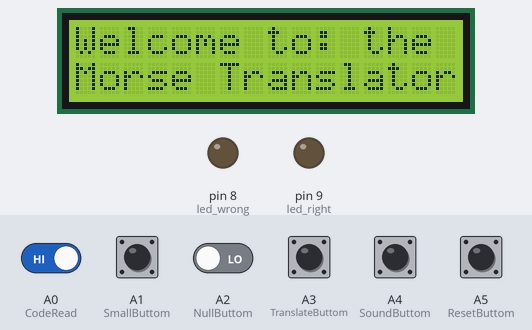
Bench run of a program on a simulated Arduino Uno, built with avr-gcc and run on an emulated ATmega328P. Shown: 16×2 character LCD, output pins drawn as LEDs (lit = HIGH). Inputs (shaded band) come from the test bench; at power-on: A0 (CodeRead) HIGH, A1 (SmallButtom), A2 (NullButtom), A3 (TranslateButtom), A4 (SoundButtom), A5 (ResetButtom) LOW. What the program prints to the serial monitor is not drawn.

Above: at 1.2 s.
1.3 s: A0 (CodeRead) driven LOW
At 2.5 s:
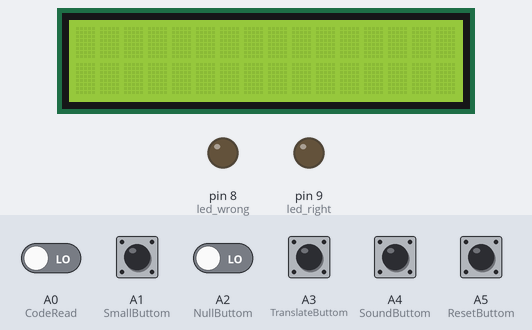
2.8 s: A1 (SmallButtom) pulled HIGH for 0.15 s
4.4 s: A0 (CodeRead) driven HIGH
At 7.2 s:
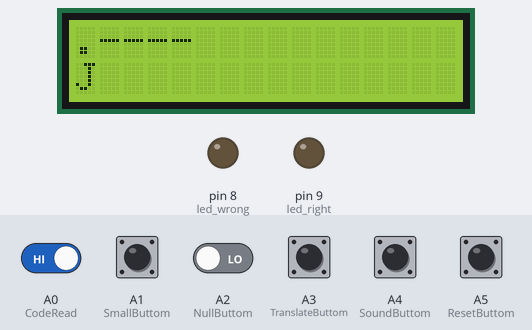
7.4 s: A5 (ResetButtom) pulled HIGH for 0.15 s
At 10.3 s:
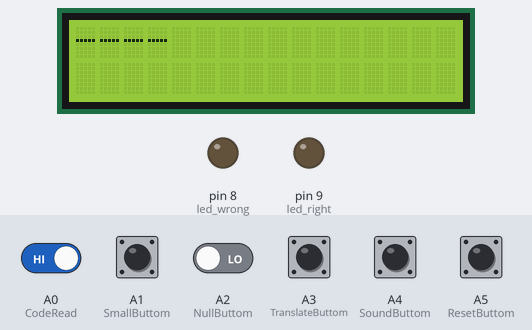
10.4 s: A0 (CodeRead) driven LOW and A2 (NullButtom) driven HIGH
At 12.1 s:
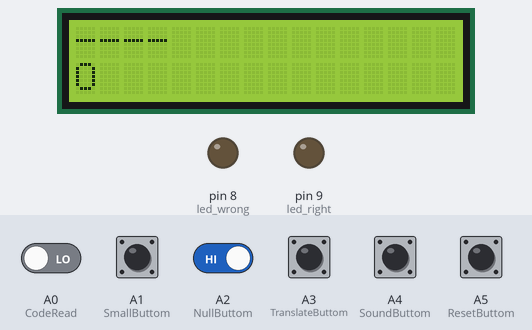
12.4 s: A5 (ResetButtom) pulled HIGH for 1 s
At 17.1 s:
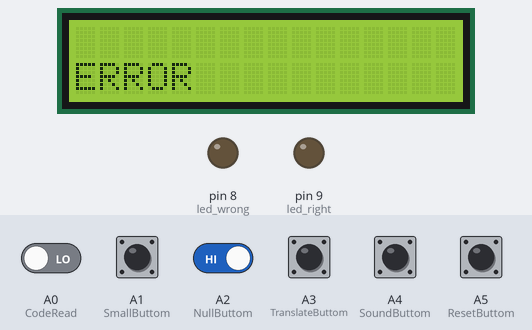
Timing chart, 0 to 17.4 s (numbered marks = the images above; inputs shaded):
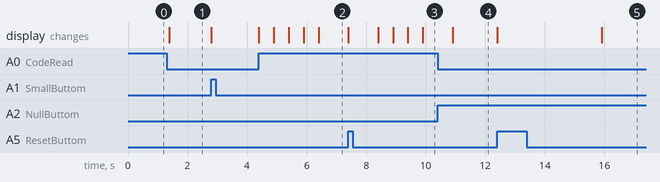

Measured:
- after the input at 1.3 s, the display: changes after 0.08 s (image 1)
- after the input at 4.4 s, the display: first changes at once (image 2 shows a later state)
- after the input at 7.4 s, the display: first changes at once (image 3 shows a later state)
- after the input at 10.4 s, the display: changes after 0.51 s (image 4)
- after the input at 12.4 s, the display: first changes at once (image 5 shows a later state)

The program:

main.cpp
```cpp
#include <Arduino.h>
#include <LiquidCrystal.h>

// put function declarations here:
int myFunction(int, int);

String translateMorse(String toTranslate)
{
    String morseCode = toTranslate;

    switch (morseCode[0])
    {
    case '.':
        switch (morseCode[1]) //.o
        {
        case '.':
            switch (morseCode[2]) //..o
            {
            case '.':
                switch (morseCode[3]) //...o
                {
                case '.':
                    switch (morseCode[4])
                    {
                    case '.':
                        return "5";
                    case '-':
                        return "4";
                    default:
                        break;
                    }

                    return "H";

                case '-':
                    return "V";

                default:
                    break;
                }
                return "S";

            case '-':
                switch (morseCode[3]) // ..-o
                {
                case '-':
                    return "?";

                case '.':
                    return "F";

                default:
                    break;
                }
                return "U";

            default:
                break;
            }
            return "I";
        case '-':
            switch (morseCode[2])
            { //.-o
            case '.':
                switch (morseCode[3])
                { //.-.o
                case '.':
                    return "L";

                case '-':
                    return "C";

                default:
                    break;
                }
                return "R";

            case '-':
                switch (morseCode[3])
                {
                case '.':
                    return "P";
                case '-':
                    return "J";
                default:
                    break;
                }
                return "W";

            default:
                break;
            }
            return "A";
        }
        return "E";

    case '-':
        switch (morseCode[1])
        { //-o

        case '.':
            switch (morseCode[2])
            { //-.o
            case '.':
                switch (morseCode[3])
                { //-..o
                case '.':
                    switch (morseCode[4])
                    { //-...o
                    case '.':
                        return "6";
                    case '-':
                        return "?";
                    default:
                        break;
                    }
                    return "B";
                case '-':
                    switch (morseCode[4])
                    { //-..-o
                    case '-':
                        return "?";

                    case '.':
                        return "?";

                    default:
                        break;
                    }
                    return "X";
                default:
                    break;
                }
                return "D";
            case '-':
                switch (morseCode[3])
                { //-.-0
                case '.':
                    switch (morseCode[4])
                    {
                    case '.':
                        return "?";
                    case '-':
                        return "?";
                    default:
                        break;
                    }
                    return "?";
                case '-':
                    return "Y";
                default:
                    break;
                }
                return "K";
            }
            return "N";
        case '-':
            switch (morseCode[2])
            { //--o
            case '-':
                switch (morseCode[3])
                {
                case '.':
                    return "?";
                case '-':
                    switch (morseCode[4])
                    {
                    case '-':
                        return "0";
                    case '.':
                        return "9";
                    default:
                        break;
                    }
                default:
                    break;
                }
                return "O";
            case '.':
                switch (morseCode[3])
                {
                case '-':
                    return "Q";
                case '.':
                    return "Z";
                default:
                    break;
                }
                return "G";

            default:
                break;
            }
            return "M";
        default:
            break;
        }
        return "T";
    default:
        return "ERROR";
    }
}

int ChangeState(int is_on, int read, int start)
{

    while (read != start)
    {

        if (is_on == 0)
        {
            is_on = 1;
        }

        else
        {
            is_on = 0;
        }

        Serial.print("Funtion done!, The device is ");
        Serial.println(is_on);

        break;
    }

    Serial.print("Funtion not done!, The device is ");
    Serial.println(is_on);

    return is_on;
}

// Configuración de los pines para la pantalla LCD
LiquidCrystal lcd(7, 6, 5, 4, 3, 2);
int led_right = 9;
int led_wrong = 8;
int CodeRead = A0;
int SmallButtom = A1;
int NullButtom = A2;
int TranslateButtom = A3;
int SoundButtom = A4;
int ResetButtom = A5;

bool end = false;
int start, read;
int loops = 0;
int is_on = 0;
char uwu[5];

void setup()
{
    // Inicializar la pantalla LCD con las dimensiones adecuadas
    Serial.begin(9600);
    pinMode(led_right, OUTPUT);
    pinMode(led_wrong, OUTPUT);
    pinMode(CodeRead, INPUT);
    pinMode(SmallButtom, INPUT);
    pinMode(NullButtom, INPUT);
    pinMode(TranslateButtom, INPUT);
    pinMode(SoundButtom, INPUT);
    pinMode(ResetButtom, INPUT);
    lcd.begin(16, 2);
}

void loop()
{
    Serial.println("INI");

    start = digitalRead(CodeRead);

    while (end == false)
    {

        while (is_on != 1 && loops == 0)
        {

            lcd.setCursor(0, 0);
            lcd.print("Welcome to: the");
            lcd.setCursor(0, 1);
            lcd.print("Morse Translator");
            read = digitalRead(CodeRead);

            is_on = ChangeState(is_on, read, start);
        }

        lcd.clear();

        delay(700);

        int startBig = digitalRead(CodeRead);
        int startSmall = digitalRead(SmallButtom);
        int startNull = digitalRead(NullButtom);
        int startReset = digitalRead(ResetButtom);
        int startSound = digitalRead(SoundButtom);
        int startTranslate = digitalRead(TranslateButtom);

        lcd.setCursor(0, 0);
        int counter = 0;

        while (counter < 5)
        {

            int ReadBig = digitalRead(CodeRead);
            int ReadSmall = digitalRead(SmallButtom);
            int ReadNull = digitalRead(NullButtom);
            int ReadReset = digitalRead(ResetButtom);

            for (int i = 0; i < 5; i++)
            {
                while (i < 5)
                {
                    ReadNull = digitalRead(NullButtom);
                    ReadBig = digitalRead(CodeRead);
                    ReadSmall = digitalRead(SmallButtom);

                    if (startBig != ReadBig)
                    {
                        uwu[i] = '-';
                        Serial.println("Ingreso exitoso de -");
                        lcd.print('-');

                        delay(500);

                        break;
                    }

                    else if (startSmall != ReadSmall)
                    {
                        uwu[i] = '.';
                        Serial.println("Ingreso exitoso de .");
                        lcd.print('.');
                        delay(500);
                        break;
                    }

                    else if (ReadNull != startNull)
                    {
                        uwu[i] = ' ';
                        Serial.println("Ingreso exitoso vacio");
                        lcd.print(' ');
                        delay(500);
                        break;
                    }
                }
            }
            Serial.println("LISTO");
            lcd.clear();

            String code;

            for (int s = 0; s < 5; s++)
            {
                code += uwu[s];
            }

            lcd.print(code);

            lcd.setCursor(0, 1);
            lcd.print(translateMorse(code));

            while (startReset == ReadReset)
            {
                ReadReset = digitalRead(ResetButtom);
            }

            lcd.clear();
            delay(1000);
        }
    }
}
```
